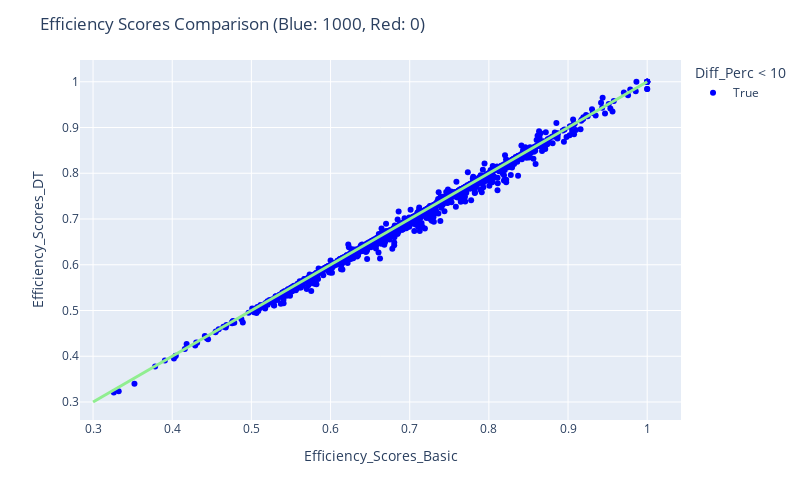

Source (notebook cell):
### Code cell
fig = px.scatter(res_dt, x="Efficiency_Scores_Basic", y="Efficiency_Scores_DT", color = "Diff_Perc < 10", color_discrete_map= {True:"blue", False: "red"},
                 hover_data=["Efficiency_Scores_Basic", "Efficiency_Scores_DT", "Diff_Perc"] + [res_dt.index])


fig.add_traces(
    list(px.line(x = np.linspace(0.3, 1, num=2), y = np.linspace(0.3, 1, num=2)).select_traces())
)

fig.update_traces(line_color='lightgreen', line_width=3)

fig.update_layout(
    autosize=False,
    width=800,
    height=500,
    title_text=f"Efficiency Scores Comparison (Blue: {blue}, Red: {red})",
)

fig.show()

### Figure 1 — Plotly figure (JSON) as saved in the notebook; plotly's stock layout.template omitted (floating-point values rounded to 4 significant figures; data arrays with more than 128 entries replaced by an {"elided": "..."} marker saying what was removed)
{"data": [{"customdata": {"elided": "1000x2 mixed values"}, "hovertemplate": "Diff_Perc < 10=True<br>Efficiency_Scores_Basic=%{x}<br>Efficiency_Scores_DT=%{y}<br>Diff_Perc=%{customdata[0]}<br>index=%{customdata[1]}<extra></extra>", "legendgroup": "True", "line": {"color": "lightgreen", "width": 3}, "marker": {"color": "blue", "symbol": "circle"}, "mode": "markers", "name": "True", "orientation": "v", "showlegend": true, "type": "scatter", "x": {"elided": "1000 float values"}, "xaxis": "x", "y": {"elided": "1000 float values"}, "yaxis": "y"}, {"hovertemplate": "x=%{x}<br>y=%{y}<extra></extra>", "legendgroup": "", "line": {"color": "lightgreen", "dash": "solid", "width": 3}, "marker": {"symbol": "circle"}, "mode": "lines", "name": "", "orientation": "v", "showlegend": false, "type": "scatter", "x": [0.3, 1], "xaxis": "x", "y": [0.3, 1], "yaxis": "y"}], "layout": {"autosize": false, "height": 500, "legend": {"title": {"text": "Diff_Perc < 10"}, "tracegroupgap": 0}, "margin": {"t": 60}, "title": {"text": "Efficiency Scores Comparison (Blue: 1000, Red: 0)"}, "width": 800, "xaxis": {"anchor": "y", "autorange": true, "domain": [0, 1], "range": [0.2834, 1.043], "title": {"text": "Efficiency_Scores_Basic"}, "type": "linear"}, "yaxis": {"anchor": "x", "autorange": true, "domain": [0, 1], "range": [0.2607, 1.048], "title": {"text": "Efficiency_Scores_DT"}, "type": "linear"}}}
